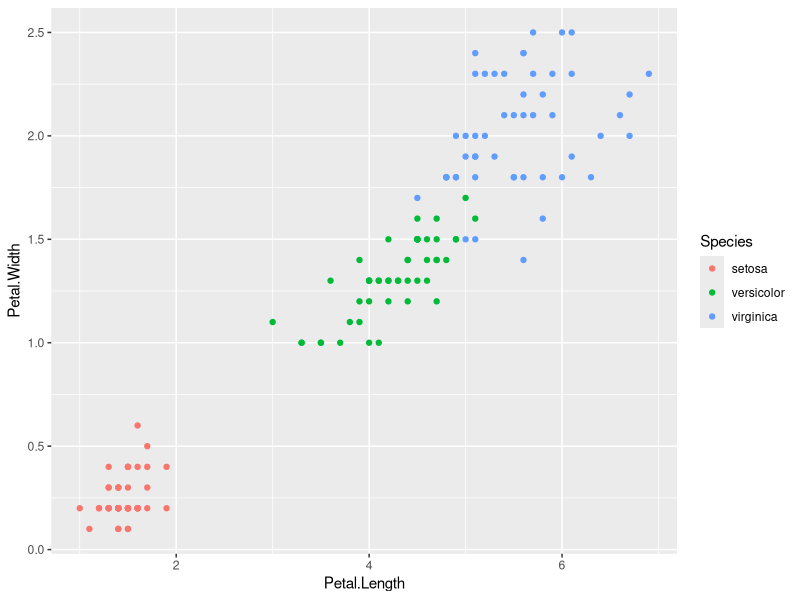
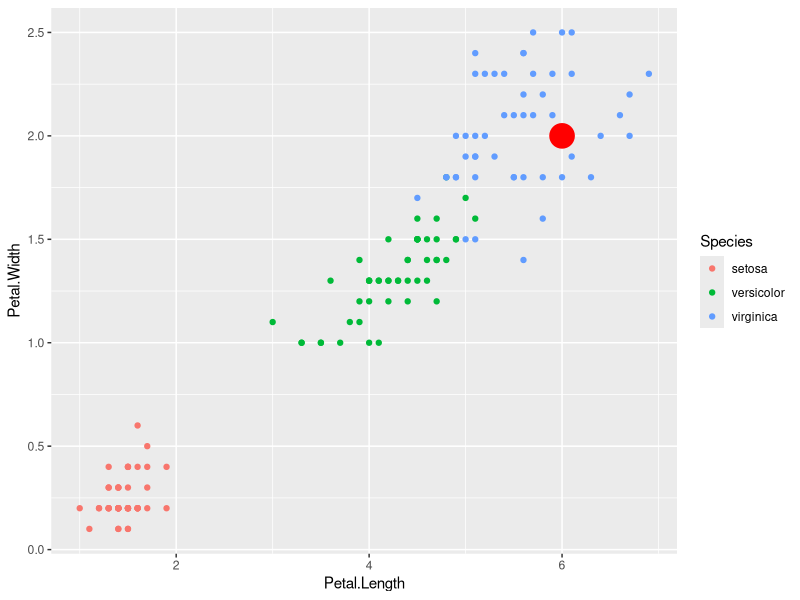

The R script that drew these images, in order:
## ---- chunk 1
library(ggplot2)
data(iris)
g <- ggplot(iris, aes(Petal.Length,Petal.Width,color=Species)) + geom_point()
g
## ---- chunk 2
iris2 <- iris[0, ]
iris2[1, ] <- c(6,2,6,2,as.factor("species"))
g2 <- g + geom_point(data=iris2, color="red", size=8)
g2
